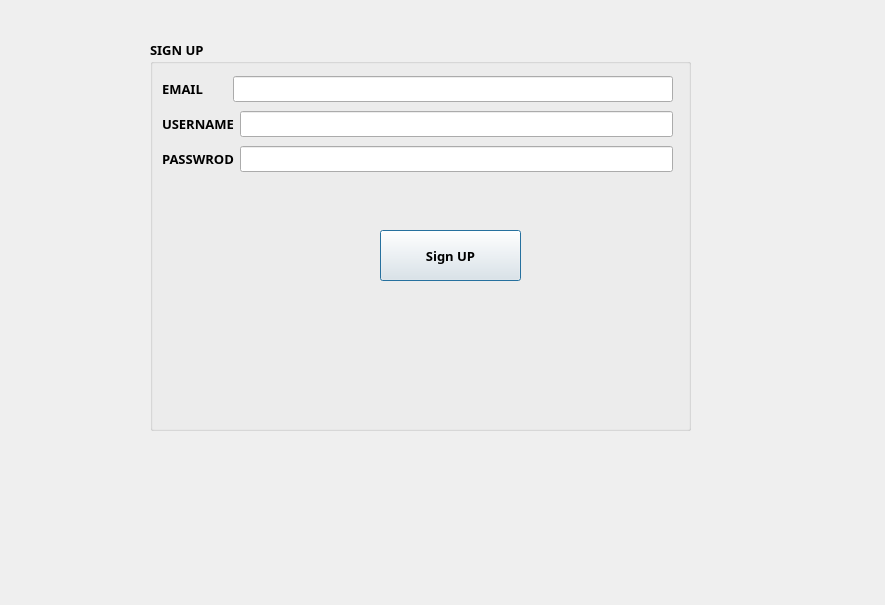
<?xml version="1.0" encoding="UTF-8"?>
<ui version="4.0">
 <class>SignUp</class>
 <widget class="QDialog" name="SignUp">
  <property name="geometry">
   <rect>
    <x>0</x>
    <y>0</y>
    <width>885</width>
    <height>605</height>
   </rect>
  </property>
  <property name="windowTitle">
   <string>Dialog</string>
  </property>
  <widget class="QGroupBox" name="groupBox_singup">
   <property name="geometry">
    <rect>
     <x>150</x>
     <y>40</y>
     <width>541</width>
     <height>391</height>
    </rect>
   </property>
   <property name="font">
    <font>
     <family>Bahnschrift</family>
     <pointsize>10</pointsize>
     <weight>75</weight>
     <bold>true</bold>
    </font>
   </property>
   <property name="title">
    <string>SIGN UP</string>
   </property>
   <widget class="QWidget" name="layoutWidget">
    <property name="geometry">
     <rect>
      <x>12</x>
      <y>33</y>
      <width>511</width>
      <height>103</height>
     </rect>
    </property>
    <layout class="QVBoxLayout" name="verticalLayout">
     <item>
      <layout class="QHBoxLayout" name="horizontalLayout_2">
       <item>
        <widget class="QLabel" name="label_username">
         <property name="text">
          <string>EMAIL       </string>
         </property>
         <property name="buddy">
          <cstring>lineEdit_username</cstring>
         </property>
        </widget>
       </item>
       <item>
        <widget class="QLineEdit" name="lineEdit_Email"/>
       </item>
      </layout>
     </item>
     <item>
      <layout class="QHBoxLayout" name="horizontalLayout">
       <item>
        <widget class="QLabel" name="label_password">
         <property name="text">
          <string>USERNAME</string>
         </property>
         <property name="buddy">
          <cstring>lineEdit_password</cstring>
         </property>
        </widget>
       </item>
       <item>
        <widget class="QLineEdit" name="lineEdit_username"/>
       </item>
      </layout>
     </item>
     <item>
      <layout class="QHBoxLayout" name="horizontalLayout_3">
       <item>
        <widget class="QLabel" name="label_confirmpass">
         <property name="text">
          <string>PASSWROD</string>
         </property>
         <property name="buddy">
          <cstring>lineEdit_Email</cstring>
         </property>
        </widget>
       </item>
       <item>
        <widget class="QLineEdit" name="lineEdit_password">
         <property name="echoMode">
          <enum>QLineEdit::Password</enum>
         </property>
        </widget>
       </item>
      </layout>
     </item>
    </layout>
   </widget>
   <widget class="QPushButton" name="pushButton">
    <property name="geometry">
     <rect>
      <x>230</x>
      <y>190</y>
      <width>141</width>
      <height>51</height>
     </rect>
    </property>
    <property name="text">
     <string>Sign UP</string>
    </property>
   </widget>
  </widget>
 </widget>
 <resources/>
 <connections/>
</ui>
